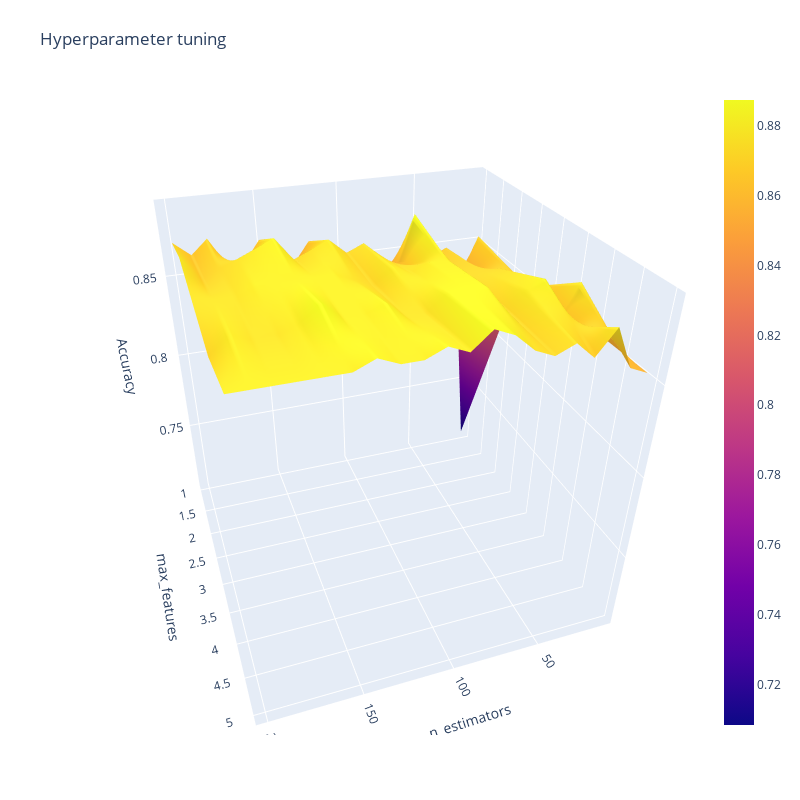

Notebook cell for this chart:
### Markdown cell above
# **3D Surface Plot**

Let's add an extra dimension to the plot and we now have a 3D surface plot. The cool thing about this plot is that you can rotate the graph.

### Code cell
import plotly.graph_objects as go


fig = go.Figure(data= [go.Surface(z=z, y=y, x=x)], layout=layout )
fig.update_layout(title='Hyperparameter tuning',
                  scene = dict(
                    xaxis_title='n_estimators',
                    yaxis_title='max_features',
                    zaxis_title='Accuracy'),
                  autosize=False,
                  width=800, height=800,
                  margin=dict(l=65, r=50, b=65, t=90))
fig.show()

### Figure 1 — Plotly figure (JSON) as saved in the notebook; plotly's stock layout.template omitted (floating-point values rounded to 4 significant figures)
{"data": [{"type": "surface", "x": [10, 20, 30, 40, 50, 60, 70, 80, 90, 100, 110, 120, 130, 140, 150, 160, 170, 180, 190, 200], "y": [1, 2, 3, 4, 5], "z": [[0.7083, 0.8208, 0.7833, 0.8208, 0.8125, 0.8333, 0.8292, 0.8375, 0.8417, 0.8417, 0.85, 0.8625, 0.85, 0.8333, 0.8667, 0.8542, 0.8542, 0.8708, 0.8625, 0.8708], [0.8125, 0.8542, 0.8708, 0.85, 0.8667, 0.8625, 0.8875, 0.8583, 0.8667, 0.875, 0.8708, 0.8792, 0.875, 0.8708, 0.8833, 0.8792, 0.875, 0.8708, 0.8667, 0.8792], [0.8583, 0.8583, 0.8667, 0.8708, 0.8708, 0.8708, 0.8792, 0.8792, 0.875, 0.8792, 0.8708, 0.875, 0.8792, 0.8792, 0.8792, 0.8792, 0.8792, 0.875, 0.875, 0.875], [0.8542, 0.8792, 0.8583, 0.8833, 0.8792, 0.8708, 0.8833, 0.8833, 0.8833, 0.875, 0.875, 0.8833, 0.8792, 0.8792, 0.8875, 0.8792, 0.875, 0.875, 0.8792, 0.8708], [0.8542, 0.8583, 0.8792, 0.8667, 0.875, 0.8708, 0.875, 0.8833, 0.8875, 0.8792, 0.8833, 0.8792, 0.8792, 0.8833, 0.8792, 0.8792, 0.8792, 0.8792, 0.8792, 0.8792]]}], "layout": {"autosize": false, "height": 800, "margin": {"b": 65, "l": 65, "r": 50, "t": 90}, "scene": {"aspectmode": "auto", "aspectratio": {"x": 1, "y": 1, "z": 1}, "camera": {"center": {"x": 0, "y": 0, "z": 0}, "eye": {"x": 0.5899, "y": 1.719, "z": 1.176}, "projection": {"type": "perspective"}, "up": {"x": 0, "y": 0, "z": 1}}, "xaxis": {"title": {"text": "n_estimators"}, "type": "linear"}, "yaxis": {"title": {"text": "max_features"}, "type": "linear"}, "zaxis": {"title": {"text": "Accuracy"}, "type": "linear"}}, "title": {"text": "Hyperparameter tuning"}, "width": 800, "xaxis": {"title": {"text": "n_estimators"}}, "yaxis": {"title": {"text": "max_features"}}}}
